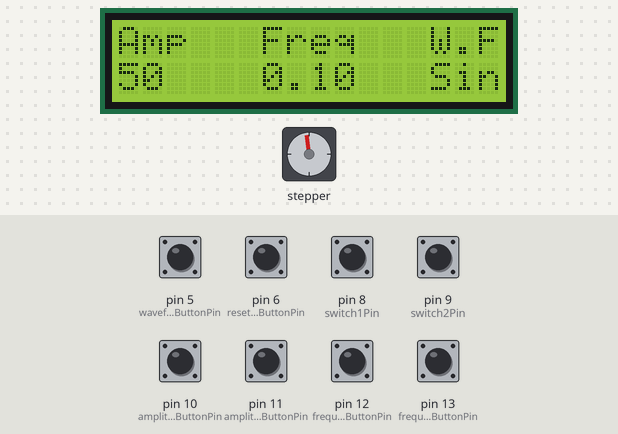
A sketch run on a simulated Arduino Uno, built with avr-gcc and run on an emulated ATmega328P. On the bench: stepper motor, 16×2 character LCD. Wiring (inferred from the names in the program): stepper motor driver (200 steps per turn assumed): step pin 2; direction pin 3. The test bench sets the inputs (shaded band); at power-on: pin 5 (waveformButtonPin), pin 6 (resetCalibrateButtonPin), pin 8 (switch1Pin), pin 9 (switch2Pin), pin 10 (amplitudeIncreaseButtonPin), pin 11 (amplitudeDecreaseButtonPin), pin 12 (frequencyIncreaseButtonPin), pin 13 (frequencyDecreaseButtonPin) HIGH. EEPROM starts erased.

Above: at 0.8 s.
0.9 s: pin 9 (switch2Pin) pulled LOW for 0.15 s
At 1.7 s:
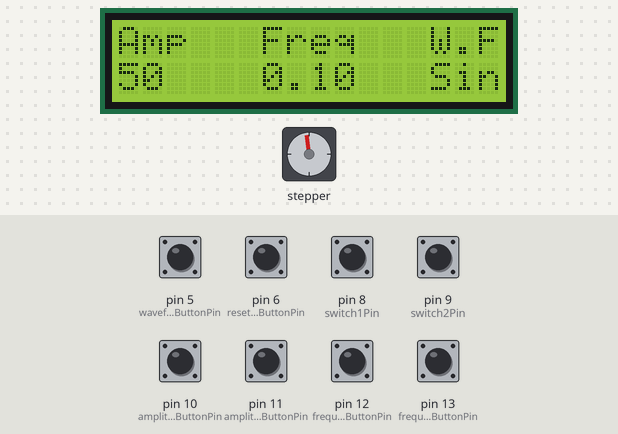
4.0 s: pin 8 (switch1Pin) pulled LOW for 0.15 s
At 6.7 s:
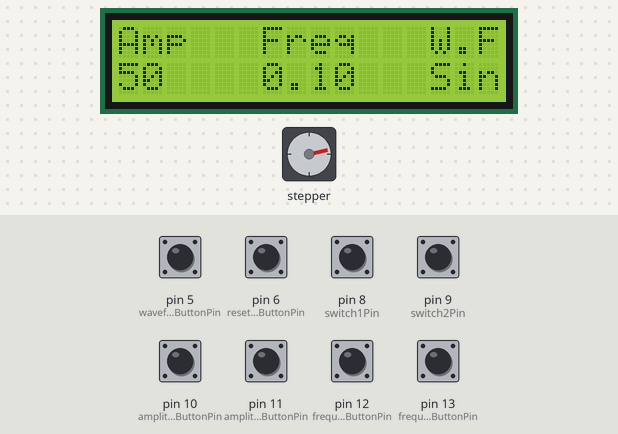
Timing chart, 0 to 21.7 s (numbered marks = the images above; inputs shaded):
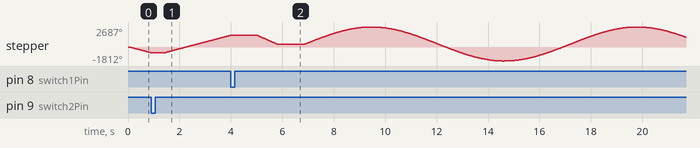

The sketch:

mce449-mini-project.ino
```cpp
#include <EEPROM.h>
#include <Wire.h>
#include <LiquidCrystal_I2C.h>

// Stepper motor pins
const int stepPin = 2;
const int dirPin = 3;

// Microstepping mode pins
const int ms1Pin = 4;

// Button Pins
const int resetCalibrateButtonPin = 6;
const int startStopButtonPin = 0;
const int waveformButtonPin = 5;
const int suprizeButtonPin = 1;

// Wave button pins
const int amplitudeIncreaseButtonPin = 10;
const int amplitudeDecreaseButtonPin = 11;
const int frequencyIncreaseButtonPin = 12;
const int frequencyDecreaseButtonPin = 13;

// End switch pin
const int switch1Pin = 8;
const int switch2Pin = 9;

// Time and motion variables
unsigned long previousTime = 0;          // Previous time (ms)
unsigned long interval = 100;            // Interval between steps (ms)
unsigned long pressStartTime = 0;        // Previous time (ms)
unsigned long calibrateInterval = 3000;  // Calibrate button interval (ms)

// Function parameters
int amplitude = 50;        // Maximum amplitude (mm)
float frequency = 0.1;     // Frequency (Hz)
int selectedWaveform = 0;  // Waveform 0:Sine, 1:Triangle, 2:Square, 3:Sawtooth

float time = 0;

float previousPosition = 0;

int totalSteps = 0;     // Total moveable length
bool isRunning = true;  // Start stop button state

// Create an LCD class
LiquidCrystal_I2C lcd(0x27, 16, 2);

void setup() {
  // Set pins as outputs
  pinMode(stepPin, OUTPUT);
  pinMode(dirPin, OUTPUT);
  pinMode(ms1Pin, OUTPUT);

  pinMode(switch1Pin, INPUT_PULLUP);
  pinMode(switch2Pin, INPUT_PULLUP);

  pinMode(resetCalibrateButtonPin, INPUT_PULLUP);
  pinMode(startStopButtonPin, INPUT_PULLUP);
  pinMode(waveformButtonPin, INPUT_PULLUP);

  pinMode(amplitudeIncreaseButtonPin, INPUT_PULLUP);
  pinMode(amplitudeDecreaseButtonPin, INPUT_PULLUP);
  pinMode(frequencyIncreaseButtonPin, INPUT_PULLUP);
  pinMode(frequencyDecreaseButtonPin, INPUT_PULLUP);

  // Start serial connection
  Serial.begin(9600);

  // Initialize LCD
  lcd.init();
  lcd.backlight();
  initializeLCD(amplitude, frequency, selectedWaveform);

  // Set MS1 pin
  digitalWrite(ms1Pin, HIGH);

  // Read the total steps from EEPROM and calibrate the system according to it
  EEPROM.get(0, totalSteps);

  if (totalSteps <= 0) {
    initialCalibrate();
  } else {
    calibrate();
  }
}

void loop() {
  unsigned long currentTime = millis();  // Get the current time

  // Reset/Calibrate the system
  if (digitalRead(resetCalibrateButtonPin) == LOW) {
    pressStartTime = millis();  // Use millis() to get the current time

    while (digitalRead(resetCalibrateButtonPin) == LOW) {
      currentTime = millis();  // Update currentTime inside the loop

      if (currentTime - pressStartTime > calibrateInterval) {
        calibrate();
        pressStartTime = currentTime;  // Reset pressStartTime if needed
      }
    }

    if (previousPosition != 0) {
      reset(currentTime);
    }
  }

  // Start/Stop the system
  if (digitalRead(startStopButtonPin) == LOW) {
    isRunning = !isRunning;
    delay(300);
  }

  // Change the waveform
  if (digitalRead(waveformButtonPin) == LOW) {
    Serial.println("Waveform");
    selectedWaveform = (selectedWaveform != 3) ? (selectedWaveform + 1) : 0;
    String waveforms[4] = { "Sin", "Tri", "Sqr", "Saw" };

    lcd.setCursor(13, 1);
    lcd.print(waveforms[selectedWaveform]);

    reset(currentTime);
  }

  if (digitalRead(amplitudeIncreaseButtonPin) == LOW && amplitude < 70) {
    amplitude++;

    lcd.setCursor(0, 1);
    lcd.print(amplitude);

    delay(5);
  }

  if (digitalRead(amplitudeDecreaseButtonPin) == LOW && amplitude > 20) {
    amplitude--;

    lcd.setCursor(0, 1);
    lcd.print(amplitude);

    delay(5);
  }

  if (digitalRead(frequencyIncreaseButtonPin) == LOW && frequency < 1) {
    reset(currentTime);
    frequency += 0.01;

    lcd.setCursor(6, 1);
    lcd.print(frequency);

    delay(5);
  }

  if (digitalRead(frequencyDecreaseButtonPin) == LOW && frequency > 0.01) {
    reset(currentTime);
    frequency -= 0.01;

    lcd.setCursor(6, 1);
    lcd.print(frequency);

    delay(5);
  }

  // Time control for motion
  if (currentTime - previousTime >= interval && isRunning) {
    previousTime = currentTime;  // Update the time

    // Get position and move the motor
    float position = getPosition(amplitude, frequency, selectedWaveform, time);
    moveToPosition(position, previousPosition);

    // Advance time
    time += interval / 1000.0;
  }
}

void initialCalibrate() {
  // Move to the upper edge until the needle activates the limit switch
  digitalWrite(dirPin, LOW);

  while (digitalRead(switch2Pin) == HIGH) {
    digitalWrite(stepPin, HIGH);
    delayMicroseconds(1000);
    digitalWrite(stepPin, LOW);
    delayMicroseconds(1000);
  }

  delay(500);

  // Move to the bottom edge and count the steps until the needle activates the limit switch
  digitalWrite(dirPin, HIGH);

  while (digitalRead(switch1Pin) == HIGH) {
    digitalWrite(stepPin, HIGH);
    delayMicroseconds(1000);
    digitalWrite(stepPin, LOW);
    delayMicroseconds(1000);

    totalSteps++;
  }

  delay(1000);

  //Store the total counted steps to the eeprom and move to the center
  EEPROM.put(0, totalSteps);

  digitalWrite(dirPin, LOW);

  for (int i = 0; i < (totalSteps / 2); i++) {
    digitalWrite(stepPin, HIGH);
    delayMicroseconds(600);
    digitalWrite(stepPin, LOW);
    delayMicroseconds(600);
  }

  delay(1000);
}

void calibrate() {  // With the known total steps, move to bottom edge first and move to the center
  digitalWrite(dirPin, HIGH);

  while (digitalRead(switch1Pin) == HIGH) {
    digitalWrite(stepPin, HIGH);
    delayMicroseconds(1500);
    digitalWrite(stepPin, LOW);
    delayMicroseconds(1500);
  }

  digitalWrite(dirPin, LOW);

  for (int i = 0; i < (totalSteps / 2); i++) {
    digitalWrite(stepPin, HIGH);
    delayMicroseconds(600);
    digitalWrite(stepPin, LOW);
    delayMicroseconds(600);
  }

  time = 0;
  previousPosition = 0;

  delay(1000);
}

void reset(float currentTime) {
  float mmPerStep = 0.04;
  int stepsToMove = round(previousPosition / mmPerStep);

  // Determine the direction
  bool isTurningClockwise = previousPosition < 0;
  digitalWrite(dirPin, isTurningClockwise ? HIGH : LOW);

  // Move to center
  if (stepsToMove != 0) {
    for (int i = 0; i < abs(stepsToMove); i++) {
      digitalWrite(stepPin, HIGH);
      delayMicroseconds(1000);
      digitalWrite(stepPin, LOW);
      delayMicroseconds(1000);
    }
  }

  previousPosition = 0;
  time = 0;
  pressStartTime = currentTime;

  delay(500);
}

float getPosition(int amplitude, float frequency, int selectedWaveform, float time) {
  float position;

  switch (selectedWaveform) {
    case 0:
      position = sin(2 * PI * frequency * time);
      break;
    case 1:
      position = 2 * abs(fmod((time + 0.25) * frequency, 1.0) * 2 - 1) - 1;
      break;
    case 2:
      position = (sin(2 * PI * frequency * time) >= 0) ? 1.0 : -1.0;
      break;
    case 3:
      position = 2 * fmod((time + 0.5) * frequency, 1.0) - 1;
      break;
    default:
      position = 0;
  }

  return position * amplitude;
}

void moveToPosition(float position, float currentPosition) {
  float mmPerStep = 0.04;
  float nextPosition = position;
  float mmToMove = nextPosition - currentPosition;
  int stepsToMove = round(mmToMove / mmPerStep);

  // Determine the direction
  bool isTurningClockwise = nextPosition > currentPosition;
  digitalWrite(dirPin, isTurningClockwise ? HIGH : LOW);

  int stepDelay = max(250, round(interval * 1000 / (2 * abs(stepsToMove))));

  // Move only if steps are needed
  if (stepsToMove != 0) {
    for (int i = 0; i < abs(stepsToMove); i++) {
      digitalWrite(stepPin, HIGH);
      delayMicroseconds(stepDelay);
      digitalWrite(stepPin, LOW);
      delayMicroseconds(stepDelay);
    }
  }

  // Update the current position
  previousPosition = nextPosition;
}

void initializeLCD(int amplitude, float frequency, int selectedWaveform) {
  String waveforms[4] = { "Sin", "Tri", "Sqr", "Saw" };

  lcd.setCursor(0, 0);
  lcd.print("Amp");
  lcd.setCursor(6, 0);
  lcd.print("Freq");
  lcd.setCursor(13, 0);
  lcd.print("W.F");
  lcd.setCursor(0, 1);
  lcd.print(amplitude);
  lcd.setCursor(6, 1);
  lcd.print(frequency);
  lcd.setCursor(13, 1);
  lcd.print(waveforms[selectedWaveform]);
}
```
